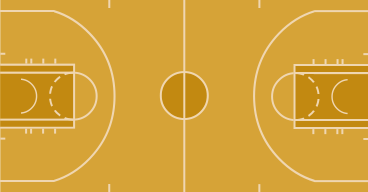
#> input picture court.png, 368 x 192 px
$ python event.py 5
#> lines starting #> are read from the running program, lines starting #| are printed output that depends on the picture
### shot_chart.py
from PIL import Image, ImageDraw


class ShotChart:
    def __init__(self) -> None:
        self.img = Image.open("court.png")
#> self.img is the input picture: PIL image 368x192 RGBA; mean R, G, B, A 212.8, 162.6, 57.3, 254.9
        self.img_draw = ImageDraw.Draw(self.img)

    def add_made(self, x, y):
        self.img_draw.ellipse(
            [(x - 2, y - 2), (x + 2, y + 2)], fill=None, outline="black", width=1
        )

    def add_miss(self, x, y):
        self.img_draw.text((x - 5, y - 5), text="X")

    def save(self, name):
        self.img.save(name)

### event.py
from enum import IntEnum, auto
from venv import create

from clocks import Gameclock
from team import Team, opponent
from player import Player
import math
from event_types import *


class Clocks:
    # [4 lines left out: function __init__, not called in this run]


class ShotPos:
    def __init__(self, posx: int, posy: int) -> None:
        self.x = posx
        self.y = posy


class BaseEvent:
    # [5 lines left out: function __init__, not called in this run]

    def patch_shotclock(self, clock):
        self.shotclock = clock

    def to_json(self):
        return None


class ShotEvent(BaseEvent):
    # [49 lines left out: functions __init__, to_json, is_3pt, not called in this run]

    def is_blocked(self):
        return self.shot_result == ShotResult.BLOCKED

    def is_assisted(self):
        return self.assistant != 0

    # [19 lines left out: functions is_fouled, is_rebound, has_scored, not called in this run]

    def has_missed(self):
        return not self.has_scored()


class InterruptEvent(BaseEvent):
    # [29 lines left out: functions __init__, to_json, not called in this run]


class FoulEvent(BaseEvent):
    # [32 lines left out: functions __init__, to_json, not called in this run]


class ReboundEvent(BaseEvent):
    # [35 lines left out: functions __init__, to_json, is_rebound, not called in this run]

    def is_off_rebound(self):
        return self.rebound_type == ReboundType.OFF_REBOUND

    def is_jumpball(self):
        return self.rebound_type == ReboundType.JUMP_BALL


class FreeThrowEvent(BaseEvent):
    # [25 lines left out: functions __init__, to_json, not called in this run]

    def has_scored(self):
        return self.shot_result == ShotResult.SCORED


class InjuryEvent(BaseEvent):
    # [29 lines left out: functions __init__, to_json, not called in this run]


class SubEvent(BaseEvent):
    # [26 lines left out: functions __init__, to_json, not called in this run]


class BreakEvent(BaseEvent):
    # [13 lines left out: functions __init__, to_json, not called in this run]


class BBEvent:
    # [500 lines left out: functions __init__, __repr__, to_string, convert, not called in this run]


def create_shot(
    team: int,
    evtype: int,
    pid: int,
    pname: str,
    gameclock: int,
):
    if evtype == 100:
        loc8 = 0
        loc9 = 90
        loc10 = 94
        loc11 = 16
    elif evtype == 101:
        loc8 = 60
        loc9 = 20
        loc10 = 94
        loc11 = 16
    elif evtype == 102:
        loc8 = 0
        loc9 = 60
        loc10 = 94
        loc11 = 16
    elif evtype == 103:
        loc8 = -12
        loc9 = 22
        loc10 = 94
        loc11 = 16
    elif evtype == 104:
        loc8 = 40
        loc9 = 60
        loc10 = 94
        loc11 = 40
    elif evtype == 105:
        loc8 = 40
        loc9 = 60
        loc10 = 130
        loc11 = 60
    elif evtype == 200:
        loc8 = 0
        loc9 = 90
        loc10 = 40
        loc11 = 450
    elif evtype == 201:
        loc8 = 50
        loc9 = 20
        loc10 = 45
        loc11 = 30
    elif evtype == 202:
        loc8 = -10
        loc9 = 60
        loc10 = 45
        loc11 = 40
    elif evtype == 203:
        loc8 = -15
        loc9 = 4
        loc10 = 35
        loc11 = 50
    elif evtype == 204:
        loc8 = 70
        loc9 = 20
        loc10 = 55
        loc11 = 35
    elif evtype == 400:
        loc8 = 0
        loc9 = 90
        loc10 = 8
        loc11 = 40
    elif evtype == 401:
        loc8 = 0
        loc9 = 90
        loc10 = 8
        loc11 = 24
    elif evtype == 402:
        loc8 = 0
        loc9 = 90
        loc10 = 9
        loc11 = 42
    else:
        loc8 = 0
        loc9 = 90
        loc10 = 9
        loc11 = 40

    loc16 = pid >> gameclock % 3
    if loc16 < 0:
        loc16 *= -1

    loc12 = (loc16 - gameclock) % loc11 + loc10
    loc13 = float((loc16 + gameclock) % loc9 + loc8)
    if gameclock % 2 == 1:
        loc13 = 180 - loc13

    loc13 = math.radians(loc13)
    if team == 0:
        loc13 = -loc13
        x_coord = int(math.sin(loc13) * loc12 + 347)
        y_coord = int(math.cos(loc13) * loc12 + 96)
    else:
        x_coord = int(math.sin(loc13) * loc12 + 21)
        y_coord = int(math.cos(loc13) * loc12 + 96)

    y_coord = max(min(y_coord, 188), 4)
    x_coord = max(min(x_coord, 364), 4)
    if evtype // 100 == 2:
        y_coord = max(min(y_coord, 176), 14)

    return ShotPos(x_coord, y_coord)


if __name__ == "__main__":
    from shot_chart import ShotChart
    import sys

    sc = ShotChart()

    for i in range(2880):
        shot = create_shot(0, int(sys.argv[1]), 51805514, "", i + 1)
        sc.add_made(shot.x, shot.y)

    sc.save(f"shot_{sys.argv[1]}.png")
#> in save, `self.img.save(name)`:
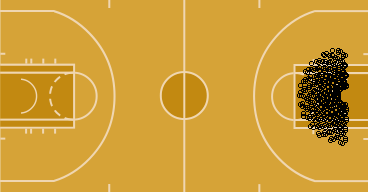
#> saved as shot_5.png: PIL image 368x192 RGBA; mean R, G, B, A 204.9, 156.7, 55.5, 254.9; transparent parts drawn white
